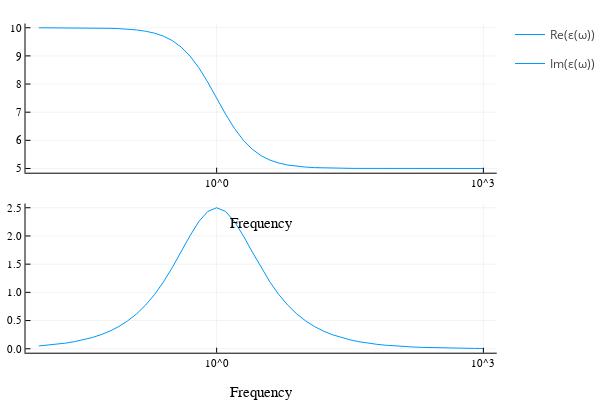

Write notebook code for a chart like this one.
### Code cell
omega = exp10.(-2:.1:3)
eps_s = 10.
eps_inf = 5.
tau = 1.

m = DebyeModel(eps_s, eps_inf, tau)
ε = m.(omega)

plot(omega, [real(ε) imag(ε)], label=["Re(ε(ω))" "Im(ε(ω))"], xlabel="Frequency", layout=(2, 1), xaxis=:log10)

### Figure 1 — Plotly figure (JSON) as saved in the notebook; plotly's stock layout.template omitted (floating-point values rounded to 4 significant figures)
{"data": [{"colorbar": {"title": ""}, "legendgroup": "Re(ε(ω))", "line": {"color": "rgba(0, 154, 250, 1.000)", "dash": "solid", "shape": "linear", "width": 1}, "mode": "lines", "name": "Re(ε(ω))", "showlegend": true, "type": "scatter", "x": [0.01, 0.01259, 0.01585, 0.01995, 0.02512, 0.03162, 0.03981, 0.05012, 0.0631, 0.07943, 0.1, 0.1259, 0.1585, 0.1995, 0.2512, 0.3162, 0.3981, 0.5012, 0.631, 0.7943, 1, 1.259, 1.585, 1.995, 2.512, 3.162, 3.981, 5.012, 6.31, 7.943, 10, 12.59, 15.85, 19.95, 25.12, 31.62, 39.81, 50.12, 63.1, 79.43, 100, 125.9, 158.5, 199.5, 251.2, 316.2, 398.1, 501.2, 631.0, 794.3, 1000], "xaxis": "x1", "y": [10.0, 9.999, 9.999, 9.998, 9.997, 9.995, 9.992, 9.987, 9.98, 9.969, 9.95, 9.922, 9.877, 9.809, 9.703, 9.545, 9.316, 8.996, 8.576, 8.066, 7.5, 6.934, 6.424, 6.004, 5.684, 5.455, 5.297, 5.191, 5.123, 5.078, 5.05, 5.031, 5.02, 5.013, 5.008, 5.005, 5.003, 5.002, 5.001, 5.001, 5.0, 5.0, 5.0, 5.0, 5.0, 5.0, 5.0, 5.0, 5.0, 5.0, 5.0], "yaxis": "y1", "zmax": null, "zmin": null}, {"colorbar": {"title": ""}, "legendgroup": "Im(ε(ω))", "line": {"color": "rgba(0, 154, 250, 1.000)", "dash": "solid", "shape": "linear", "width": 1}, "mode": "lines", "name": "Im(ε(ω))", "showlegend": true, "type": "scatter", "x": [0.01, 0.01259, 0.01585, 0.01995, 0.02512, 0.03162, 0.03981, 0.05012, 0.0631, 0.07943, 0.1, 0.1259, 0.1585, 0.1995, 0.2512, 0.3162, 0.3981, 0.5012, 0.631, 0.7943, 1, 1.259, 1.585, 1.995, 2.512, 3.162, 3.981, 5.012, 6.31, 7.943, 10, 12.59, 15.85, 19.95, 25.12, 31.62, 39.81, 50.12, 63.1, 79.43, 100, 125.9, 158.5, 199.5, 251.2, 316.2, 398.1, 501.2, 631.0, 794.3, 1000], "xaxis": "x2", "y": [0.05, 0.06294, 0.07922, 0.09972, 0.1255, 0.158, 0.1987, 0.25, 0.3142, 0.3947, 0.495, 0.6196, 0.773, 0.9594, 1.181, 1.437, 1.718, 2.003, 2.256, 2.435, 2.5, 2.435, 2.256, 2.003, 1.718, 1.437, 1.181, 0.9594, 0.773, 0.6196, 0.495, 0.3947, 0.3142, 0.25, 0.1987, 0.158, 0.1255, 0.09972, 0.07922, 0.06294, 0.05, 0.03971, 0.03155, 0.02506, 0.01991, 0.01581, 0.01256, 0.009976, 0.007924, 0.006295, 0.005], "yaxis": "y2", "zmax": null, "zmin": null}], "layout": {"annotations": [], "height": 400, "legend_position": {"bgcolor": "rgba(255, 255, 255, 1.000)", "bordercolor": "rgba(0, 0, 0, 1.000)", "borderwidth": 1, "font": {"color": "rgba(0, 0, 0, 1.000)", "family": "sans-serif", "size": 11}, "title": {"font": {"color": "rgba(0, 0, 0, 1.000)", "family": "sans-serif", "size": 15}, "text": ""}, "tracegroupgap": 0, "traceorder": "normal", "x": 1, "xanchor": "auto", "y": 1, "yanchor": "auto"}, "margin": {"b": 20, "l": 0, "r": 0, "t": 20}, "paper_bgcolor": "rgba(255, 255, 255, 1.000)", "plot_bgcolor": "rgba(255, 255, 255, 1.000)", "showlegend": true, "width": 600, "xaxis1": {"anchor": "y1", "domain": [0.05101, 0.9934], "gridcolor": "rgba(0, 0, 0, 0.100)", "gridwidth": 0.5, "linecolor": "rgba(0, 0, 0, 1.000)", "mirror": false, "range": [-2.15, 3.15], "showgrid": true, "showline": true, "showticklabels": true, "tickangle": 0, "tickcolor": "rgb(0, 0, 0)", "tickfont": {"color": "rgba(0, 0, 0, 1.000)", "family": "sans-serif", "size": 11}, "tickmode": "array", "ticks": "inside", "ticktext": ["10^0", "10^3"], "tickvals": [1, 1000], "title": "Frequency", "titlefont": {"color": "rgba(0, 0, 0, 1.000)", "family": "sans-serif", "size": 15}, "type": "log", "visible": true, "zeroline": false, "zerolinecolor": "rgba(0, 0, 0, 1.000)"}, "xaxis2": {"anchor": "y2", "domain": [0.05101, 0.9934], "gridcolor": "rgba(0, 0, 0, 0.100)", "gridwidth": 0.5, "linecolor": "rgba(0, 0, 0, 1.000)", "mirror": false, "range": [-2.15, 3.15], "showgrid": true, "showline": true, "showticklabels": true, "tickangle": 0, "tickcolor": "rgb(0, 0, 0)", "tickfont": {"color": "rgba(0, 0, 0, 1.000)", "family": "sans-serif", "size": 11}, "tickmode": "array", "ticks": "inside", "ticktext": ["10^0", "10^3"], "tickvals": [1, 1000], "title": "Frequency", "titlefont": {"color": "rgba(0, 0, 0, 1.000)", "family": "sans-serif", "size": 15}, "type": "log", "visible": true, "zeroline": false, "zerolinecolor": "rgba(0, 0, 0, 1.000)"}, "yaxis1": {"anchor": "x1", "domain": [0.5758, 0.9902], "gridcolor": "rgba(0, 0, 0, 0.100)", "gridwidth": 0.5, "linecolor": "rgba(0, 0, 0, 1.000)", "mirror": false, "range": [4.85, 10.15], "showgrid": true, "showline": true, "showticklabels": true, "tickangle": 0, "tickcolor": "rgb(0, 0, 0)", "tickfont": {"color": "rgba(0, 0, 0, 1.000)", "family": "sans-serif", "size": 11}, "tickmode": "array", "ticks": "inside", "ticktext": ["5", "6", "7", "8", "9", "10"], "tickvals": [5, 6, 7, 8, 9, 10], "title": "", "titlefont": {"color": "rgba(0, 0, 0, 1.000)", "family": "sans-serif", "size": 15}, "type": "-", "visible": true, "zeroline": false, "zerolinecolor": "rgba(0, 0, 0, 1.000)"}, "yaxis2": {"anchor": "x2", "domain": [0.07581, 0.4902], "gridcolor": "rgba(0, 0, 0, 0.100)", "gridwidth": 0.5, "linecolor": "rgba(0, 0, 0, 1.000)", "mirror": false, "range": [-0.06985, 2.575], "showgrid": true, "showline": true, "showticklabels": true, "tickangle": 0, "tickcolor": "rgb(0, 0, 0)", "tickfont": {"color": "rgba(0, 0, 0, 1.000)", "family": "sans-serif", "size": 11}, "tickmode": "array", "ticks": "inside", "ticktext": ["0.0", "0.5", "1.0", "1.5", "2.0", "2.5"], "tickvals": [0, 0.5, 1, 1.5, 2, 2.5], "title": "", "titlefont": {"color": "rgba(0, 0, 0, 1.000)", "family": "sans-serif", "size": 15}, "type": "-", "visible": true, "zeroline": false, "zerolinecolor": "rgba(0, 0, 0, 1.000)"}}}
